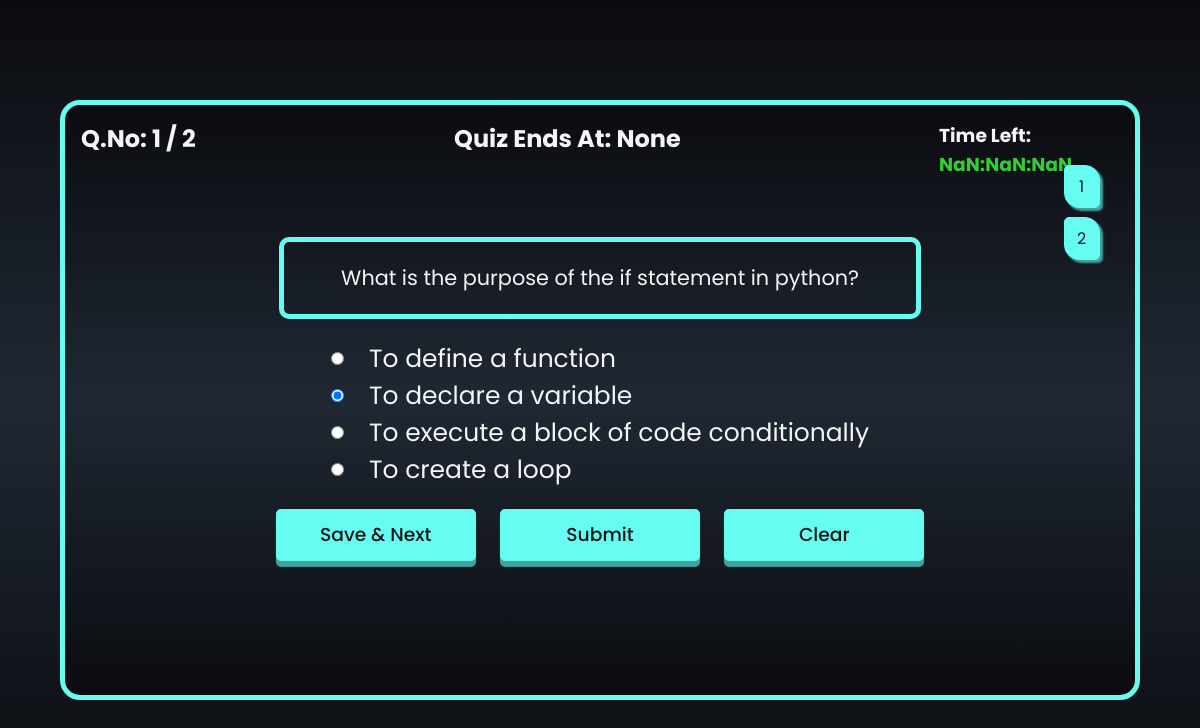
Screenshot of /quiz_question/2/3 (signed in) with the database file from the repository.
### models/models.py (models this page shows)
class Question(db.Model):
  id = db.Column(db.Integer, primary_key=True, nullable=False)
  question_title = db.Column(db.String(255), nullable=False)
  question = db.Column(db.String(120), nullable=False)
  option_1 = db.Column(db.String(120), nullable=False)
  option_2 = db.Column(db.String(120), nullable=False)
  option_3 = db.Column(db.String(120), nullable=False)
  option_4 = db.Column(db.String(120), nullable=False)
  correct_answer = db.Column(db.String(120), nullable=False)
  marks = db.Column(db.Integer(), nullable = False)
  chapter_id = db.Column(db.Integer, db.ForeignKey('chapter.id'), nullable = False)
  quiz_id = db.Column(db.Integer, db.ForeignKey('quiz.id'), nullable = False)

class Userattempt(db.Model):
  id = db.Column(db.Integer, primary_key=True, nullable=False)
  user_id = db.Column(db.Integer(), db.ForeignKey('user.id', ondelete='CASCADE'), nullable=False)
  quiz_id = db.Column(db.Integer(), db.ForeignKey('quiz.id', ondelete='CASCADE'), nullable=False)
  question_id = db.Column(db.Integer, db.ForeignKey('question.id'), nullable = False)
  user_answer = db.Column(db.String())

### controllers/routes.py (the view, shortened to what this page needs)
@login_required
@app.route("/quiz_question/<int:quiz_id>/<int:question_id>", methods=['GET', 'POST'])
def quiz_question(quiz_id, question_id):
    email = session.get('email')
    user = User.query.filter_by(email=email).first()
    quiz = Quiz.query.filter_by(id=quiz_id).first()
    question = Question.query.filter_by(id=question_id).first()
    if not user or not quiz or not question:
        flash("Invalid quiz or question!", "error")
        return redirect(url_for("user_dashboard"))
    index_num = quiz.questions.index(question)
    attempt = Userattempt.query.filter_by(user_id=user.id, quiz_id=quiz_id, question_id=question.id).one_or_none()
    score = Scores.query.filter_by(user_id=user.id, quiz_id=quiz_id).first()
    if not attempt and score:
        score.total_scored = 0
        score.time_stamp_of_attempt = datetime.now()
        db.session.commit()
    return render_template("question.html", quiz=quiz, question=question, num=index_num + 1,
                           end_time=session.get("format_time"), isotime=session.get("isotime"), attempt=attempt)

### templates/question.html (shortened to what this page needs)
{% extends 'base.html' %}
{% block content %}
    {% if attempt is not none %}
    <div class="container">
        <div class="head">
            <h2>Q.No: {{num}} / {{quiz.questions | length}}</h2>
            <h2>Quiz Ends At: <span id="endTime">{{ end_time }}</span></h2>
            <h3>Time Left: <span id="timer"></span></h3>
        </div>
        <div class="question-container">
            <div class="question">
                {{question.question | capitalize }}
            </div>
            <div class="option">
            <form style="font-size: larger;" method="post" action="/quiz_question/{{quiz.id}}/{{question.id}}">
                <div class="options-div">
                    <input type="radio" name="option" id="option_1" value="{{question.option_1}}"
                     {% if attempt.user_answer == question.option_1 %}checked{% endif %}>
                     <label for="option_1">{{question.option_1}}</label>
                </div>
                <div class="options-div">
                    <input type="radio" name="option" id="option_2" value="{{question.option_2}}"
                     {% if attempt.user_answer == question.option_2 %}checked{% endif %}>
                     <label for="option_2">{{question.option_2}}</label>
                </div>
                <div class="options-div">
                    <input type="radio" name="option" id="option_3" value="{{question.option_3}}"
                     {% if attempt.user_answer == question.option_3 %}checked{% endif %}>
                    <label for="option_3">{{question.option_3}}</label>
                </div>
                <div class="options-div">
                    <input type="radio" name="option" id="option_4" value="{{question.option_4}}"
                     {% if attempt.user_answer == question.option_4 %}checked{% endif %}>
                    <label for="option_4">{{question.option_4}}</label>
                </div>
            </div>
            <div class="btn">
                <button type="submit" name="action" class="button" value="save_next">Save & Next</button>
                <button type="submit" name="action" class="button" value="submit">Submit</button>
                <button type="submit" name="action" class="button" value="clear">Clear</button>
            </div>
            <div class="question-number">
                {% for question in quiz.questions %}
                    <a href="/quiz_question/{{quiz.id}}/{{question.id}}">{{loop.index}}</a>
                {% endfor %}
            </div>
        </div>
    </div>
    {% endif %}
{% endblock %}

### static/styles.css (style rules this page uses)
* { padding: 0; margin: 0; outline: 0; list-style: none; text-decoration: none; font-family: 'Poppins', 'system-ui'; box-sizing: border-box; }
:root { --accent-color:#66fcf1; --box-shadow :#45a29e; --text-color :whitesmoke; --light-shade :#1f2833; --dark-shade :#181818; --background: linear-gradient(#0b0c10,#1f2833,#0b0c10); }
body { overflow-x: hidden; width: 100vw; height: 100vh; background:var(--background); background-repeat: no-repeat; background-size: cover; background-attachment: fixed; display: flex; justify-content: center; align-items: center; color: var(--text-color); }
.button { border:2px solid var(--accent-color); cursor: pointer; box-shadow: 0 6px 1px var(--box-shadow); transition: all 250ms ease; border-radius: 5px; background-color: var(--accent-color); color: var(--dark-shade); font-size: 0.9em; font-weight: 500; }
a { color: var(--text-color); text-align: center; padding: 0.8em; margin-top: 1.5em; }

### rows the page displays
Question: question "What is the purpose of the if statement in python?", option_1 "To define a function", option_2 "To declare a variable", option_3 "To execute a block of code conditionally", option_4 "To create a loop"
Userattempt: user_answer "☐ To define a function", user_answer "☑ To declare a variable", user_answer "☐ To execute a block of code con", user_answer "☐ To create a loop"

### other values shown
{{ num }} "1"
{{ quiz.questions | length }} "2"
{{ end_time }} "None"
